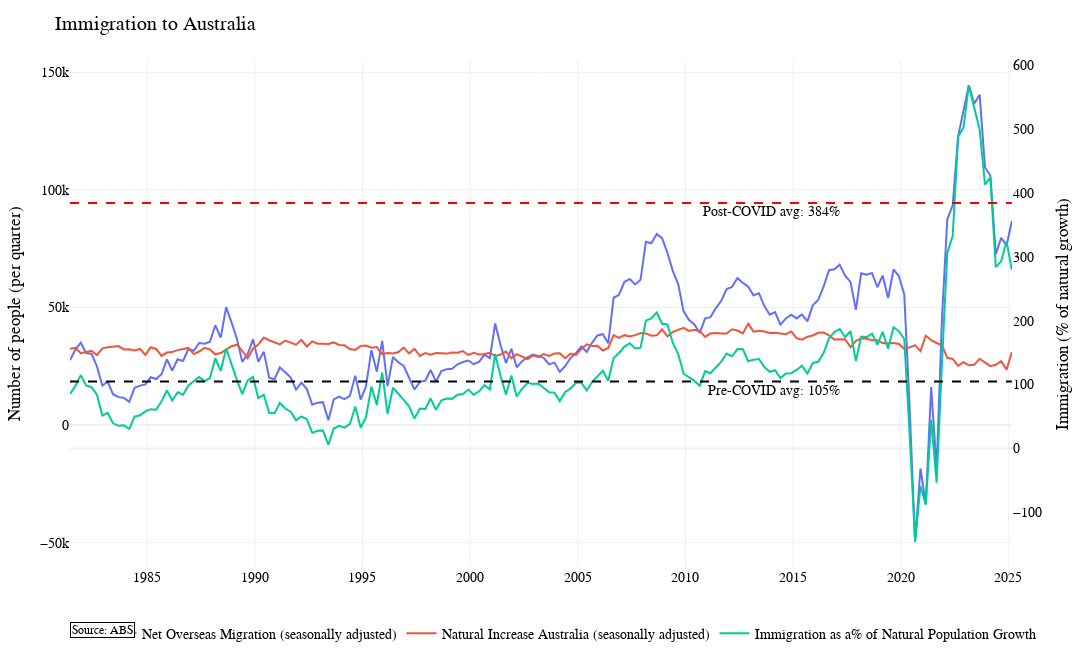

Notebook code cell kept with this figure:
### Code cell
fygga = watchlist.plot_watchlist([], [], other_series={"left": [net_mig, natty_sa], "right":[ im_prop_ofNat]}, template="plotly_white", plot_title="Immigration to Australia",
                                 left_axis_title = "Number of people (per quarter)", right_axis_title = "Immigration (% of natural growth)", source_str="ABS")

# Add horizontal reference lines on the RIGHT axis (y2) for percentage values
# Pre-COVID average (2006-2020)
fygga.add_hline(y=precovav, yref="y2", line_dash="dash", line_color="black", 
                annotation_text=f"Pre-COVID avg: {precovav:.0f}%", 
                annotation_position="bottom right", annotation_x=0.82)

# Post-COVID average (2022+)
fygga.add_hline(y=postcovav, yref="y2", line_dash="dash", line_color="red", 
                annotation_text=f"Post-COVID avg: {postcovav:.0f}%", 
                annotation_position="bottom right", annotation_x=0.82)

fygga.show()

### Figure 1 — Plotly figure (JSON) as saved in the notebook; plotly's stock layout.template omitted (floating-point values rounded to 4 significant figures; data arrays with more than 128 entries replaced by an {"elided": "..."} marker saying what was removed)
{"data": [{"mode": "lines", "name": "Net Overseas Migration (seasonally adjusted)", "type": "scatter", "x": {"elided": "176 str values"}, "xaxis": "x", "y": {"elided": "176 float values"}, "yaxis": "y"}, {"mode": "lines", "name": "Natural Increase Australia (seasonally adjusted)", "type": "scatter", "x": {"elided": "176 str values"}, "xaxis": "x", "y": {"elided": "176 float values"}, "yaxis": "y"}, {"mode": "lines", "name": "Immigration as a% of Natural Population Growth", "type": "scatter", "x": {"elided": "176 str values"}, "xaxis": "x", "y": {"elided": "176 float values"}, "yaxis": "y2"}], "layout": {"annotations": [{"align": "left", "bgcolor": "white", "bordercolor": "black", "borderwidth": 1, "font": {"color": "black", "size": 12}, "showarrow": false, "text": "Source: ABS", "x": 0, "xref": "paper", "y": -0.14, "yref": "paper"}, {"showarrow": false, "text": "Pre-COVID avg: 105%", "x": 0.82, "xanchor": "right", "xref": "x domain", "y": 104.7, "yanchor": "top", "yref": "y2"}, {"showarrow": false, "text": "Post-COVID avg: 384%", "x": 0.82, "xanchor": "right", "xref": "x domain", "y": 384.3, "yanchor": "top", "yref": "y2"}], "font": {"color": "black", "family": "Arial, sans-serif", "size": 14}, "height": 660, "hovermode": "x unified", "legend": {"bgcolor": "rgba(255,255,255,0)", "bordercolor": "rgba(255,255,255,0)", "orientation": "h", "x": 0.5, "xanchor": "center", "y": -0.1, "yanchor": "top"}, "margin": {"b": 40, "l": 70, "r": 10, "t": 60}, "shapes": [{"line": {"color": "black", "dash": "dash"}, "type": "line", "x0": 0, "x1": 1, "xref": "x domain", "y0": 104.7, "y1": 104.7, "yref": "y2"}, {"line": {"color": "red", "dash": "dash"}, "type": "line", "x0": 0, "x1": 1, "xref": "x domain", "y0": 384.3, "y1": 384.3, "yref": "y2"}], "title": {"text": "Immigration to Australia"}, "width": 1320, "xaxis": {"anchor": "y", "domain": [0, 0.94]}, "yaxis": {"anchor": "x", "domain": [0, 1], "title": {"text": "Number of people (per quarter)"}, "type": "linear"}, "yaxis2": {"anchor": "x", "overlaying": "y", "showgrid": false, "side": "right", "title": {"text": "Immigration (% of natural growth)"}, "type": "linear"}}}
